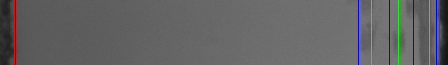
#> input picture Main Test_colored.png, 448 x 65 px
$ python linedetector.py
#> lines starting #> are read from the running program, lines starting #| are printed output that depends on the picture; after the words box and inside, x2 and y2 are one past the last pixel; in counts of white or black regions, pixels touching at a corner belong together
"""
"""
import logging
import os
import sys
from tkinter import filedialog
from typing import Any

import cv2
import matplotlib.pyplot as plt
import numpy as np


class LineDetector:
    """
    """
    def __init__(self, dest: str = "./outputs", fname: str = "graph_name", img = None):
#> called with dest = './outputs', fname = 'graph_name'
        fmt_main: str = "%(asctime)s | %(levelname)s |\tLineDetector:\t%(message)s"
        logging.basicConfig(format=fmt_main, level=logging.INFO,
                        datefmt="%Y-%m-%d %H:%M:%S")

        outpath = dest
        filename = fname

        if img is None:
            # Get Filepath from user
            inpath: str = filedialog.askopenfilename(
                title="Select Input Overlay Image",
                filetypes=[
                    ("Images", "png"),
                    ("Images", "jpg"),
                ]
            )
#> the answer given: Main Test_colored.png
            if inpath == "":
                logging.error("No Image File Specified! Exiting...")
                sys.exit(1)
            logging.info("Processing Image: %s", inpath)

            # Read in image from user-supplied filepath
            img = cv2.imread(inpath, cv2.IMREAD_GRAYSCALE)
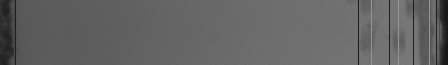
#> img: shape (65, 448); min 21, max 149, mean 99.3

            # Extract the Image name from the path
            filename: str = os.path.basename(inpath).split(".")[0]

        if outpath == "":
            # Get Output Destination from user
            outpath: str = filedialog.askdirectory( title="Select Output Directory" )
            if outpath == "":
                logging.error("No Image File Specified! Exiting...")
                sys.exit(1)
            logging.info("Processing Image: %s", outpath)

        # This will contain a list of peaks and valleys
        self.cluster_bounds: list[Any] = []
        self.cluster_marks: list[Any] = []
        self.wall_marks: list[Any] = []

        # Blur, then Compress the image into a 1D array of values, then scale to emphasize differences
        blur = cv2.GaussianBlur(img, (15, 5), 0)        # TODO: experiment with different values of blur
        avg_img = self.compress_columns(blur)
#> in compress_columns, `avg_col = np.zeros(len(img[0]), np.uint8)`: avg_col = 448 values from 0 to 0
#> after the loop in compress_columns, `for x in range(len(avg_col)):`: avg_col = 448 values, max 117 at index 397, min 30 at index 446, mean 98.84
#> in linear_reframe, `b_p = np.min(img)`: b_p = 30
#> in linear_reframe, `w_p = np.max(img)`: w_p = 117
#> in linear_reframe, `scale = (w_p-b_p)/255`: scale = 0.341
#> in linear_reframe, `rec_img = np.clip(img, b_p, w_p) - b_p`: rec_img = 448 values, max 87 at index 397, min 0 at index 446, mean 68.84
#> in linear_reframe, `rec_img = (rec_img / scale).astype(np.uint8)`: rec_img = 448 values, max 255 at index 397, min 0 at index 446, mean 201.3
#> in mountain_climber, `last_valley: int = int(avg_img[0])`: last_valley = 41
#> the loop in mountain_climber, `for a in range(1, len(avg_img)-1):` made 446 passes
#> (cur_val, cur_dir, next_val, next_dir, last_valley, climb, last_val) on pass 17: (134, -1, 146, -1, 134, 93, 134)
#> (cur_val, cur_dir, next_val, next_dir, last_val) on passes 18 to 23: (146, -1, 155, -1, 146), (155, -1, 161, -1, 155), (161, -1, 164, -1, 161), (164, -1, 167, -1, 164), (167, -1, 167, 0, 167), (167, 0, 170, -1, 167)
#> after the loop in mountain_climber, `for a in range(1, len(avg_img)-1):`: cluster_bounds = [[17, 134, 93], [352, 240, 199], [384, 243, 38], [400, 252, 39], [418, 205, 0], [430, 205, 24]]; cluster_marks = [[360, 205, -35], [390, 213, -30], [415, 205, -47], [425, 181, -24]]; wall_marks = [[16, 123, 127], [438, 131, 127]]
#> in mountain_climber, `self.cluster_bounds = cluster_bounds`: self.cluster_bounds has the same summary as cluster_bounds
#> in mountain_climber, `self.cluster_marks = cluster_marks`: self.cluster_marks has the same summary as cluster_marks
#> in compress_columns, `avg_col = self.linear_reframe(avg_col)`: avg_col has the same summary as rec_img in linear_reframe
#> avg_img has the same summary as rec_img in linear_reframe
        color = cv2.cvtColor(img, cv2.COLOR_GRAY2BGR)
        # logging.info("Wall Marks: " + str(self.wall_marks))
        # logging.info("Cluster Marks: " + str(self.cluster_marks))
        # logging.info("Cluster Bounds: " + str(self.cluster_bounds))
        for i, val, climb in self.cluster_marks:
            plt.plot(i, val, "vg")
            color[:,i] = (0,255,0)
#> this loop made 4 passes
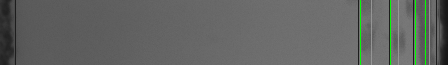
#> color: shape (65, 448, 3); mean B, G, R 98.3, 100.6, 98.3
        for i, val, climb in self.cluster_bounds:
            plt.plot(i, val, "Xb")
            color[:,i] = (255,0,0)
#> this loop made 6 passes
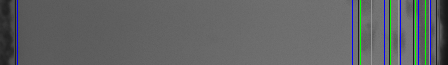
#> color: shape (65, 448, 3); 1.34% of pixels changed, all inside (x1, y1, x2, y2) = (17, 0, 431, 65)
        for i, val, climb in self.wall_marks:
            plt.plot(i, val, "Xr")
            color[:,i] = (0,0,255)
#> this loop made 2 passes
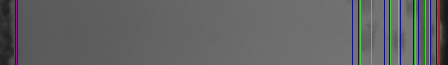
#> color: shape (65, 448, 3); 0.45% of pixels changed, all inside (x1, y1, x2, y2) = (16, 0, 439, 65)

        cv2.imwrite(f"{outpath}/{filename}_colored.png", color)

        # Plot the arrays to show the user what the distribution is
        tick_int: int = len(avg_img) // 12
#> tick_int = 37
        columns = range(len(avg_img))
        column_label = range(len(avg_img), tick_int)
        values = range(0, 257, 16)
        plt.plot(columns, avg_img, label="Average")

        # Format the Plot and either show or save to PNG
        plt.xlabel("Pixel Columns")
        plt.xticks(ticks=column_label, labels=column_label)
        plt.ylabel("Value")
        plt.yticks(ticks=values, labels=values)
        plt.title(os.path.basename(filename))
        plt.legend(
            loc="upper left",
            fancybox=True,
            shadow=True,
            ncol=1,
        )
        # plt.show()
        plt.savefig(f"{outpath}/{filename}_graph.png")
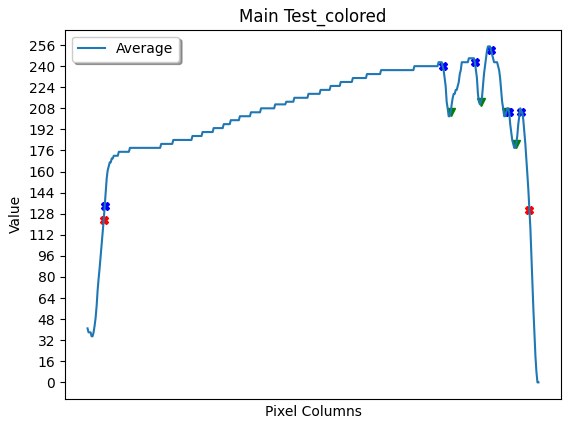
#> figure drawn by matplotlib, 1 panel

        # Shut down OpenCV Windows and Pyplot
        # cv2.waitKey()
        # haze = np.average(avg_img)
        # logging.info("Haze: %f", haze)
        plt.close()
        cv2.destroyAllWindows()

    def compress_columns(self, img):
        """ Compress an image to a 1D array of values

            This will generate two 1D arrays from the following values
                - the average of all values in each column
                - the minumum of all values in each column
        """
        avg_col = np.zeros(len(img[0]), np.uint8)
        for x in range(len(avg_col)):
            avg_col[x] = np.average(img[:,x])

        # Rescale the images, trim to new start/stop, and convert to 1D
        avg_col = self.linear_reframe(avg_col)

        return avg_col


    def linear_reframe(self, img):
        """ Using a 1D array, it will readjust the value scale to make differences more noticable

            This will be done by finding the min and max values, subtracting the min, and
            multiplying by the different between the two scaled to 255.
        """
        # Acquire the Min and Max
        b_p = np.min(img)
        w_p = np.max(img)

        # Cut off any values above the white point, subtract by the black point, then multiply to scale from 0-255
        scale = (w_p-b_p)/255
        rec_img = np.clip(img, b_p, w_p) - b_p
        rec_img = (rec_img / scale).astype(np.uint8)

        self.mountain_climber(rec_img)

        return rec_img


    def mountain_climber(self, avg_img, minClimb: int = 0):
        """
        """
        def getDirection(a: int, b: int) -> int:
            dx: int = b - a
            if dx == 0:
                return 0
            elif dx > 0:
                return -1
            return 1

        # init trackers
        last_valley: int = int(avg_img[0])
        last_peak: int = int(avg_img[0])
        last_val: int = int(avg_img[0])
        last_dir: int = 0

        # get climbing (each element should contain [index, height, climb])
        cluster_bounds: list[Any] = []     # Should outline the cluster of cells
        cluster_marks: list[Any] = []      # Should line up on center of cluster
        wall_marks: list[Any] = []         # Bounding walls of channel (not cells)
        for a in range(1, len(avg_img)-1):
            # get current values
            cur_val: int = int(avg_img[a])
            cur_dir: int = getDirection(last_val, cur_val)
            next_val: int = int(avg_img[a+1])
            next_dir: int = getDirection(cur_val, next_val)


            if cur_val > 127:           # Filter out left wall
                if next_val < 127:      # Right Wall
                    # logging.info("Found right wall at: %d", a)
                    wall_marks.append([a, cur_val, 127])

                # if cur_dir == 0:
                #     if (last_dir <= 0 and cur_dir == 1) or (last_dir == -1 and next_dir >= 0):
                #         cluster_marks.append([a, cur_val, 0])
                # if not equal, check gradient
                if cur_dir != 0:
                    if cur_dir != last_dir:
                        # change in gradient, record peak or valley
                        if last_dir > 0:
                            # peak
                            # logging.info("Found peak at: %d", a)
                            last_peak = cur_val
                            climb = last_peak - last_valley
                            climb = round(climb, 2)
                            cluster_marks.append([a, cur_val, climb])
                        else:
                            # valley
                            # logging.info("Found valley at: %d", a)
                            last_valley = cur_val
                            climb = last_valley - last_peak
                            climb = round(climb, 2)
                            cluster_bounds.append([a, cur_val, climb])
                    last_dir = cur_dir

                # Prepare for next iteration
                last_val = cur_val
            elif next_val > 127:
                # logging.info("Found left wall at: %d", a)
                wall_marks.append([a, cur_val, 127])

        # [5 lines of commented-out code are left out]

        self.cluster_bounds = cluster_bounds
        self.cluster_marks = cluster_marks
        self.wall_marks = wall_marks


if __name__ == "__main__":
    LineDetector()

$ run again, on Basler_acA640-750um__22808485__20230412_101311560_8loop_15and6um_1-50_4milmin_colored.png
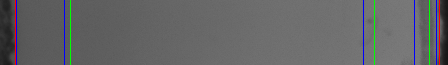
#> input picture Basler_acA640-750um__22808485__20230412_101311560_8loop_15and6um_1-50_4milmin_colored.png, 448 x 65 px
#> in compress_columns, `avg_col = np.zeros(len(img[0]), np.uint8)`: avg_col = 448 values from 0 to 0
#> after the loop in compress_columns, `for x in range(len(avg_col)):`: avg_col = 448 values, max 120 at index 374, min 33 at index 447, mean 100.4
#> b_p = 33
#> w_p = 120
#> scale = 0.341
#> in linear_reframe, `rec_img = np.clip(img, b_p, w_p) - b_p`: rec_img = 448 values, max 87 at index 374, min 0 at index 447, mean 67.39
#> in linear_reframe, `rec_img = (rec_img / scale).astype(np.uint8)`: rec_img = 448 values, max 255 at index 374, min 0 at index 447, mean 197
#> in mountain_climber, `last_valley: int = int(avg_img[0])`: last_valley = 32
#> the loop in mountain_climber, `for a in range(1, len(avg_img)-1):` made 446 passes
#> (cur_val, cur_dir, next_val, next_dir, last_valley, climb, last_dir) on passes 18, 58: (128, -1, 137, -1, 128, 96, -1), (170, 1, 167, 1, 170, 138, 1)
#> after the loop in mountain_climber, `for a in range(1, len(avg_img)-1):`: cluster_bounds = [[18, 128, 96], [58, 170, 138], [71, 193, 44], [356, 237, 62], [376, 252, 50], [407, 249, 0], [419, 213, 2], [430, 205, 15]]; cluster_marks = [[65, 149, -21], [80, 175, -18], [364, 202, -35], [390, 249, -3], [415, 211, -38], [425, 190, -23]]; wall_marks = [[17, 117, 127], [438, 134, 127]]
#> self.cluster_bounds has the same summary as cluster_bounds
#> self.cluster_marks has the same summary as cluster_marks
#> in compress_columns, `avg_col = self.linear_reframe(avg_col)`: avg_col has the same summary as rec_img in linear_reframe
#> avg_img has the same summary as rec_img in linear_reframe
#> the loop in __init__, `for i, val, climb in self.cluster_marks:` made 6 passes
#> the loop in __init__, `for i, val, climb in self.cluster_bounds:` made 8 passes
#> the loop in __init__, `for i, val, climb in self.wall_marks:` made 2 passes
#> after the loop in __init__, `for i, val, climb in self.wall_marks:`:
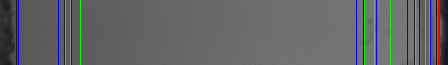
#> color: shape (65, 448, 3); mean B, G, R 101.7, 100.6, 98.3
#> tick_int = 37
#> in __init__, `plt.savefig(f"{outpath}/{filename}_graph.png")`:
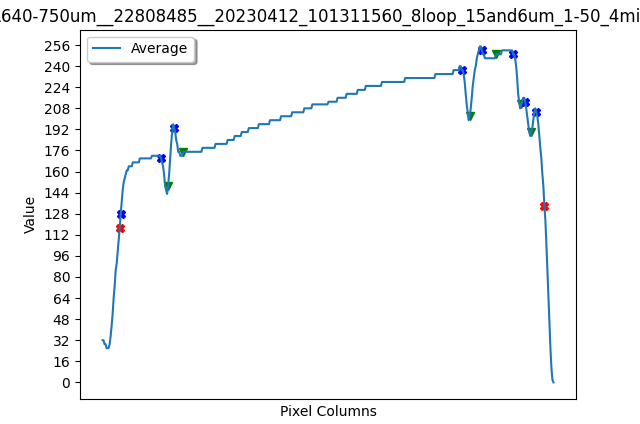
#> figure drawn by matplotlib, 1 panel
